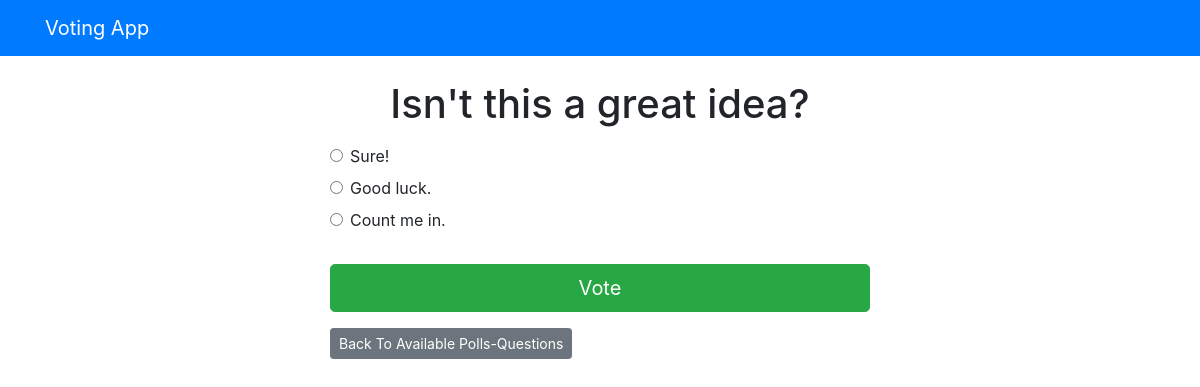
The app's page /polls/3/, older data.
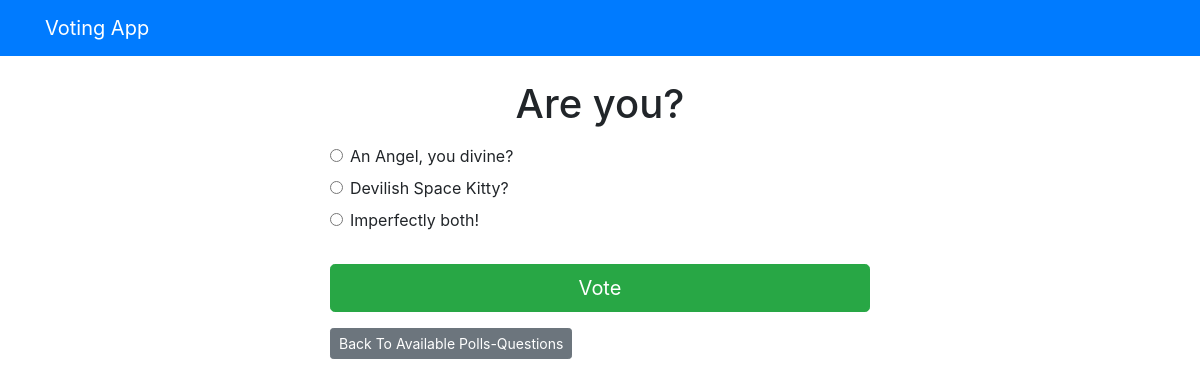
The same page, newer data.
### polls/models.py (models this page shows, shortened)
class Question(models.Model):
    question_text = models.CharField(max_length=200)
    publish_date = models.DateTimeField('date published')

class Choice(models.Model):
    question = models.ForeignKey(Question, on_delete=models.CASCADE)
    choice_text = models.CharField(max_length=200)
    votes = models.IntegerField(default=0)

### polls/views.py (the view)
# urls.py: path('<int:question_id>/', views.detail, name='detail'),
def detail(request,question_id):
    try:
        question = Question.objects.get(pk=question_id)
    except Question.DoesNotExit:
        raise Http400("Question does not exist!")
    return render(request,'polls/detail.html', {'question': question})

### templates/polls/detail.html (shortened to what this page needs)
{% extends 'base.html' %}
{% block content %}
<h1 class="text-center mb-3">{{ question.question_text }}</h1>
<form action="{% url 'polls:vote' question.id %}" method="post">
    {% for choice in question.choice_set.all %}
		<div class="form-check">
			<input
				type="radio"
				name="choice"
				class="form-check-input"
				id="choice{{ forloop.counter }}"
				value="{{ choice.id }}"
            />
			<label for="choice{{ forloop.counter }}">{{ choice.choice_text }}</label
			>
		</div>
    {% endfor %}
	<input type="submit" value="Vote" class="btn btn-success btn-lg btn-block mt-4" />
</form>
<a class="btn btn-secondary btn-sm mb-3" href="{% url 'polls:index' %}">Back To Available Polls-Questions</a>
{% endblock %}

### templates/base.html (shortened to what this page needs)
<html>
<head>
    <link
    rel="stylesheet"
    href="https://stackpath.bootstrapcdn.com/bootstrap/4.3.1/css/bootstrap.min.css"
    />
</head>
<body>
    {% include 'partials/_navbar.html' %}
		<div class ="container">
            <div class= "row">
                <div class="col-md-6 m-auto">
                    {%block content %} {% endblock %}
                </div>
            </div>
</body>
</html>

### templates/partials/_navbar.html
<nav class="navbar navbar-dark bg-primary mb-4">
	<div class="container">
		<a class="navbar-brand" href="/">Voting App</a>
	</div>
</nav>

Row changes from the older to the newer data that the page shows:
changed Question: question_text "Isn't this a great idea?" → "Are you?"
changed Choice: choice "☐ Sure!" → "☐ An Angel, you divine?"; choice_text "Sure!" → "An Angel, you divine?"
changed Choice: choice "☐ Good luck." → "☐ Devilish Space Kitty?"; choice_text "Good luck." → "Devilish Space Kitty?"
changed Choice: choice "☐ Count me in." → "☐ Imperfectly both!"; choice_text "Count me in." → "Imperfectly both!"
